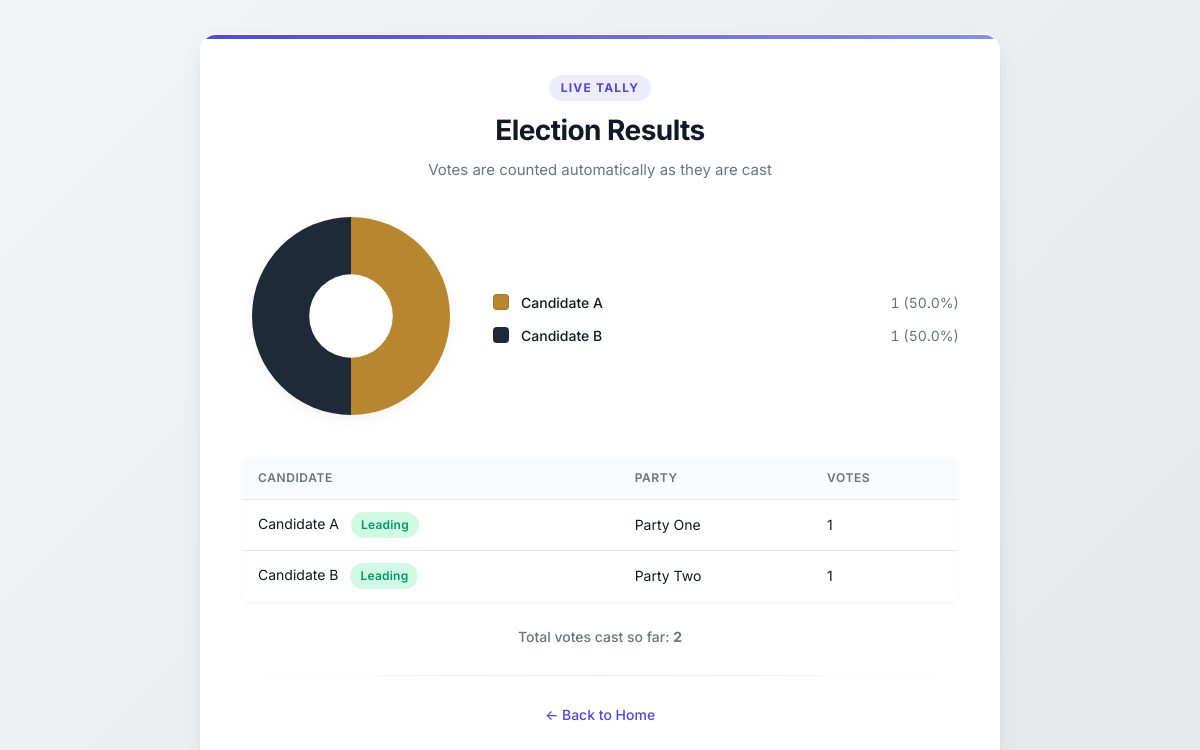
The app's page /results with its own data.
### tables this page shows
CREATE TABLE candidates (
    id    INTEGER PRIMARY KEY AUTOINCREMENT,
    name  TEXT NOT NULL,
    party TEXT,
    email TEXT UNIQUE NOT NULL,
    votes INTEGER NOT NULL DEFAULT 0
);

### app.py (the view)
@app.route('/results')
def results():
    conn = db()
    candidates = conn.execute(
        "SELECT * FROM candidates ORDER BY votes DESC"
    ).fetchall()
    conn.close()
    slices, total = build_pie_slices(candidates)
    return render_template('results.html', candidates=candidates, slices=slices, total=total)

### app.py (called while the page is built)
def db():
    conn = sqlite3.connect(DB_FILE)
    conn.row_factory = sqlite3.Row
    return conn

### templates/results.html (shortened to what this page needs)
<!DOCTYPE html>
<html lang="en">
<head>
  <link rel="stylesheet" href="{{ url_for('static', filename='style.css') }}">
</head>
<body>
  <div class="container wide">
    <p class="eyebrow">Live Tally</p>
    <h1>Election Results</h1>
    <h2>Votes are counted automatically as they are cast</h2>
    {% if total == 0 %}
      <p class="empty-note">No votes have been cast yet. Check back after voting opens.</p>
    {% else %}
      {% set max_votes = candidates[0]['votes'] if candidates else 0 %}
      <div class="results-layout">
        <div class="pie-wrap">
          <svg viewBox="0 0 200 200">
            {% for s in slices %}
              {% if s.full_circle %}
                <circle cx="100" cy="100" r="90" fill="{{ s.color }}"></circle>
              {% elif s.path %}
                <path d="{{ s.path }}" fill="{{ s.color }}"></path>
              {% endif %}
            {% endfor %}
            <circle cx="100" cy="100" r="38" fill="var(--color-card)"></circle>
          </svg>
        </div>
        <div class="legend">
          {% for s in slices %}
            <div class="legend-row">
              <span class="legend-swatch" style="background:{{ s.color }};"></span>
              <span class="legend-name">{{ s.name }}</span>
              <span class="legend-stats">{{ s.votes }} ({{ s.percent }}%)</span>
            </div>
          {% endfor %}
        </div>
      </div>
      <table class="data-table">
        <thead><tr><th>Candidate</th><th>Party</th><th>Votes</th></tr></thead>
        <tbody>
          {% for candidate in candidates %}
            <tr>
              <td>
                {{ candidate['name'] }}
                {% if max_votes > 0 and candidate['votes'] == max_votes %}
                  <span class="winner-tag">Leading</span>
                {% endif %}
              </td>
              <td>{{ candidate['party'] }}</td>
              <td>{{ candidate['votes'] }}</td>
            </tr>
          {% endfor %}
        </tbody>
      </table>
      <p class="total-votes">Total votes cast so far: <strong>{{ total }}</strong></p>
    {% endif %}
    <hr class="tear-line">
    <p class="center-link"><a href="{{ url_for('home') }}">← Back to Home</a></p>
  </div>
</body>
</html>

### static/style.css (style rules this page uses)
:root { --color-bg: #f3f4f6; --color-card: #ffffff; --color-ink: #111827; --color-ink-soft: #6b7280; --color-accent: #4f46e5; --color-accent-dark: #4338ca; --color-success: #059669; --color-success-bg: #d1fae5; --color-error: #dc2626; --color-error-bg: #fee2e2; --color-line: #e5e7eb; --font-display: 'Inter', -apple-system, BlinkMacSystemFont, "Segoe UI", Roboto, sans-serif; --font-body: 'Inter', -apple-system, BlinkMacSystemFont, "Segoe UI", Roboto, sans-serif; --shadow-sm: 0 1px 2px 0 rgba(0, 0, 0, 0.05); --shadow-md: 0 4px 6px -1px rgba(0, 0, 0, 0.1), 0 2px 4px -1px rgba(0, 0, 0, 0.06); --shadow-lg: 0 10px 25px -5px rgba(0, 0, 0, 0.1), 0 8px 10px -6px rgba(0, 0, 0, 0.1); --shadow-focus: 0 0 0 4px rgba(79, 70, 229, 0.2); }
* { box-sizing: border-box; margin: 0; padding: 0; }
body { min-height: 100vh; font-family: var(--font-body); color: var(--color-ink); background-color: var(--color-bg); background-image: linear-gradient(135deg, #f3f4f6 0%, #e5e7eb 100%); display: flex; align-items: center; justify-content: center; padding: 24px; line-height: 1.5; }
.container { width: 100%; max-width: 480px; background: var(--color-card); border: 1px solid rgba(255, 255, 255, 0.5); border-radius: 16px; box-shadow: var(--shadow-lg); padding: 40px; position: relative; overflow: hidden; }
.container::before { content: ""; position: absolute; top: 0; left: 0; width: 100%; height: 4px; background: linear-gradient(90deg, var(--color-accent), #818cf8); }
.container.wide { max-width: 800px; }
.eyebrow { font-size: 12px; letter-spacing: 0.1em; text-transform: uppercase; color: var(--color-accent); text-align: center; margin: 0 0 8px; font-weight: 700; background: rgba(79, 70, 229, 0.1); display: inline-block; padding: 4px 12px; border-radius: 20px; width: fit-content; margin-left: auto; margin-right: auto; display: block; }
h1 { font-family: var(--font-display); font-size: 28px; font-weight: 700; text-align: center; letter-spacing: -0.02em; margin: 0 0 8px; }
h2 { font-size: 15px; font-weight: 400; text-align: center; color: var(--color-ink-soft); margin: 0 0 24px; }
.tear-line { border: none; height: 1px; background: linear-gradient(90deg, transparent, var(--color-line), transparent); margin: 28px 0; }
.results-layout { display: flex; gap: 32px; align-items: center; flex-wrap: wrap; justify-content: center; }
.pie-wrap svg { width: 220px; height: 220px; filter: drop-shadow(0 4px 6px rgba(0,0,0,0.05)); }
.legend { flex: 1 1 220px; min-width: 220px; display: flex; flex-direction: column; gap: 12px; }
.legend-row { display: flex; align-items: center; gap: 12px; font-size: 14px; }
.legend-swatch { width: 16px; height: 16px; border-radius: 4px; flex-shrink: 0; box-shadow: inset 0 0 0 1px rgba(0,0,0,0.1); }
.legend-name { font-weight: 500; flex: 1; }
.legend-stats { color: var(--color-ink-soft); font-variant-numeric: tabular-nums; }
table.data-table { width: 100%; border-collapse: collapse; margin-top: 24px; background: #ffffff; border-radius: 8px; overflow: hidden; box-shadow: var(--shadow-sm); border: 1px solid var(--color-line); }
table.data-table th, table.data-table td { text-align: left; padding: 12px 16px; border-bottom: 1px solid var(--color-line); font-size: 14px; }
table.data-table th { font-size: 12px; font-weight: 600; text-transform: uppercase; letter-spacing: 0.05em; color: var(--color-ink-soft); background: #f9fafb; }
table.data-table tr:last-child td { border-bottom: none; }
.winner-tag { display: inline-flex; align-items: center; font-size: 12px; font-weight: 600; letter-spacing: 0.02em; color: var(--color-success); background: var(--color-success-bg); padding: 4px 10px; border-radius: 20px; margin-left: 8px; }
.total-votes { text-align: center; font-size: 14px; font-weight: 500; color: var(--color-ink-soft); margin: 24px 0 0; }
.center-link { text-align: center; margin-top: 24px; font-size: 14px; }
.center-link a { color: var(--color-accent); text-decoration: none; font-weight: 500; transition: color 0.2s; }

### records on screen
candidates: name "Candidate A", votes "1", percent "50.0", shows "Leading", party "Party One"
candidates: name "Candidate B", votes "1", percent "50.0", shows "Leading", party "Party Two"

### other values on screen
{{ total }} "2"
